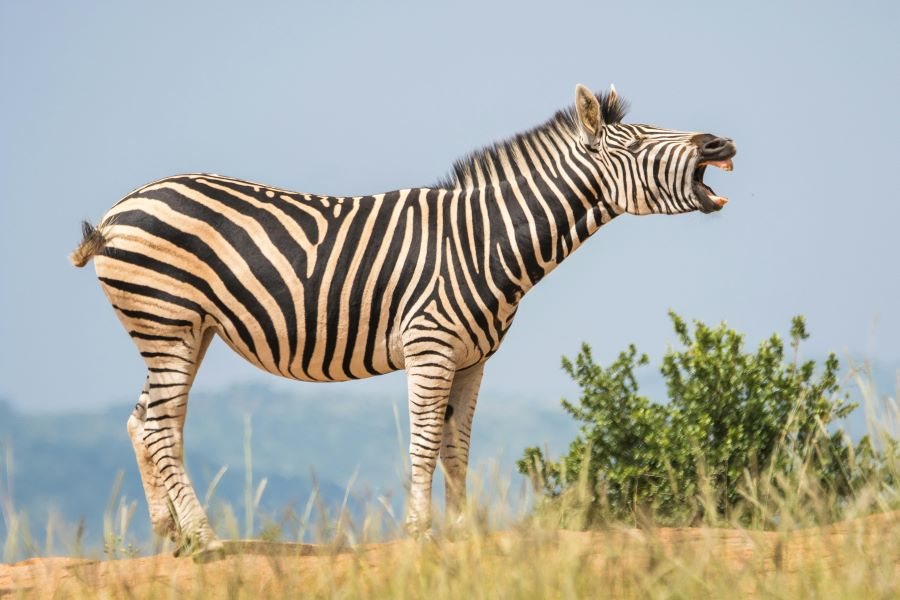
#> input picture lab8/zebra.jpg, 900 x 600 px
$ python zad1.py
#> lines starting #> are read from the running program, lines starting #| are printed output that depends on the picture
import matplotlib.pyplot as plt
import numpy as np
from skimage.transform import resize
from scipy.ndimage import correlate

zebra = plt.imread("./zebra.jpg")
#> zebra is the input picture: shape (600, 900, 3); mean R, G, B 171.1, 171.8, 162.4

fig, ax = plt.subplots(3, 2)
zebra_monochromatic = np.mean(zebra, axis=2)
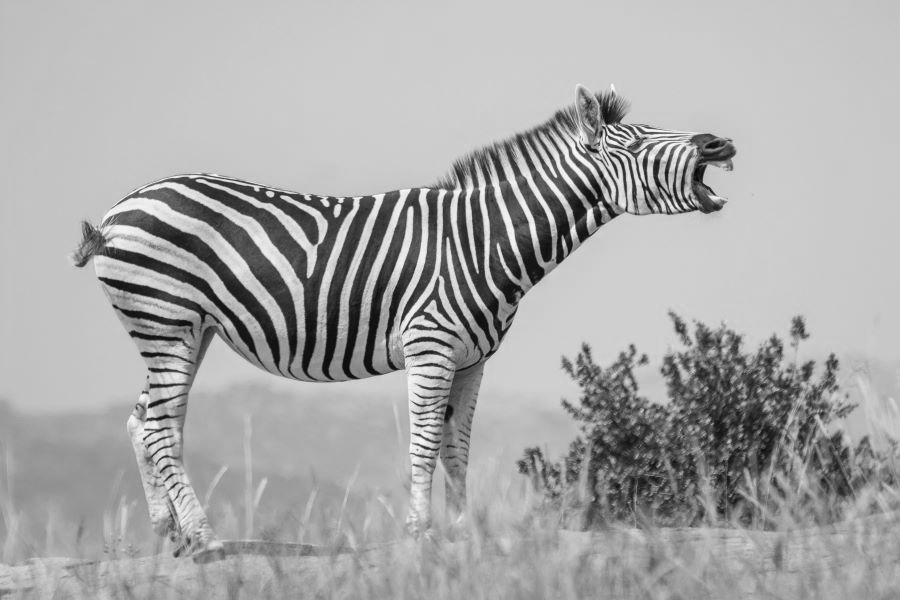
#> zebra_monochromatic: shape (600, 900) float64; min 5, max 251.7, mean 168.4

zebra_monochromatic = zebra_monochromatic/(zebra_monochromatic.max()/1.0)

w = [2,6,4,-5,-0,-6]

w_float = [float(i) for i in w]

w_float -= np.mean(w_float)
w_float /= np.max(w_float)

w2d = w_float[:,None] * w_float[None,:]

w2d = np.pad(w2d, 2)

w2d30x30 = resize(w2d, (30,30))


ax[0,0].plot(w)
ax[0,1].plot(w_float)
ax[1,0].imshow(w2d, cmap='bwr')
ax[1,1].imshow(w2d30x30, cmap='bwr')
ax[2,0].imshow(zebra_monochromatic, cmap='bwr')
ax[2,1].imshow(correlate(zebra_monochromatic, w2d30x30), cmap='bwr')

fig.show()
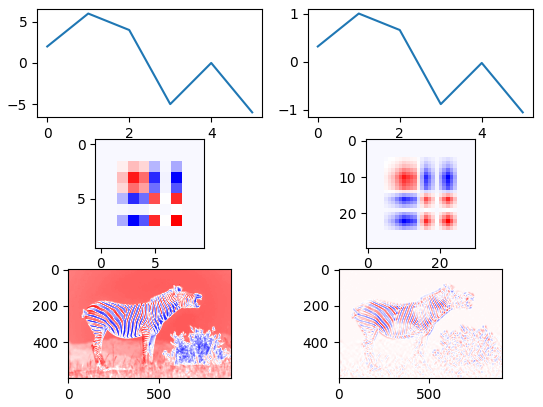
#> figure drawn by matplotlib, 6 panels
